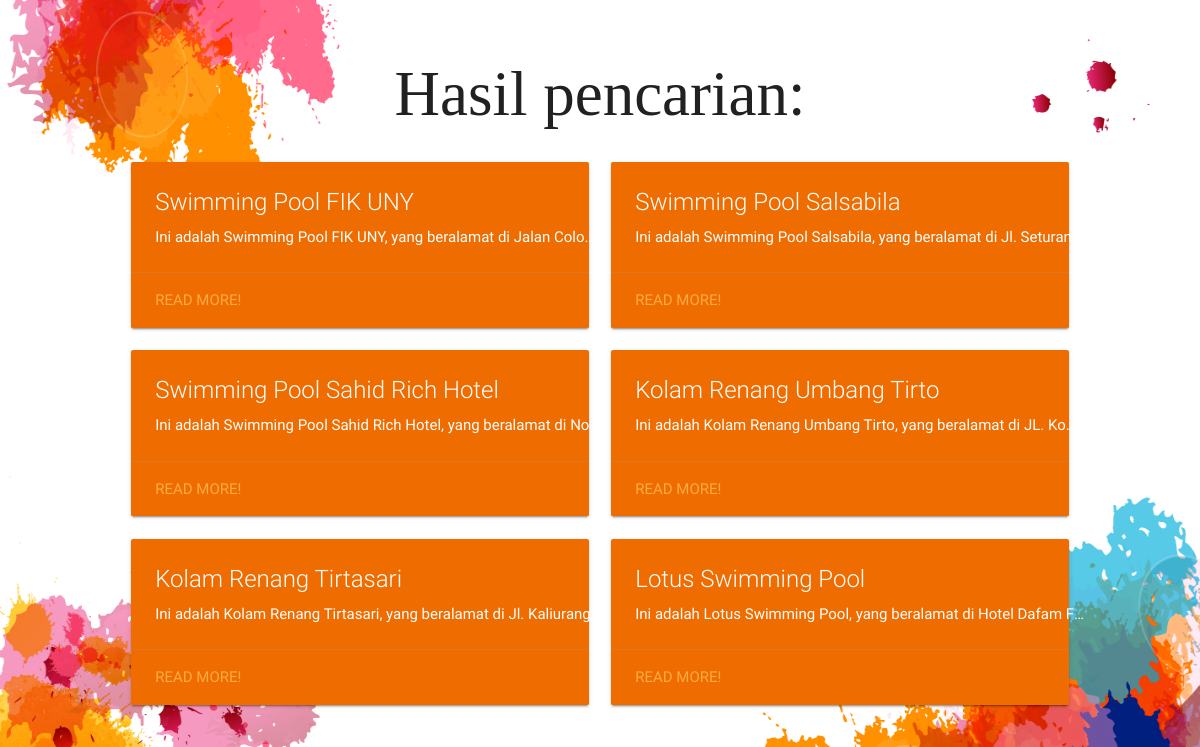
Screenshot of /swim with the database file from the repository.
### olahfisik/models.py (models this page shows, shortened)
class Venue(models.Model):
    name = models.CharField(max_length=32)
    address = models.CharField(max_length=265, null=True)
    telephone = models.CharField(max_length=16, null=True)
    open = models.TimeField(null=True, blank=True)
    close = models.TimeField(null=True, blank=True)
    busy = models.TimeField(null=True, blank=True)
    longitude = models.FloatField()
    latitude = models.FloatField()
    rating = models.CharField(max_length=16, null=True)
    type = models.CharField(choices = TYPE_CHOICES, max_length = 2)

### olahfisik/views.py (the view)
# urls.py: url(r'^swim', views.ren_view, name='ren'),
def ren_view(request):
    venues = Venue.objects.filter(type=4)
    return render(request, 'olahfisik/ren.html', {'venues' : venues})

### olahfisik/templates/olahfisik/ren.html (shortened to what this page needs)
{% load staticfiles %}
<!DOCTYPE html>
<html>
    <head>
				<link type="text/css" rel="stylesheet" href="{% static "css/materialize.css" %}">
				<link type="text/css" rel="stylesheet" href="{% static "css/materialize.min.css" %}">
        <link type="text/css" rel="stylesheet" href="{% static "css/result.css" %}">
    </head>
    <body>
        <div>
            <h1>Hasil pencarian:</h1>
        </div>
				<div class="row">
					{% for venue in venues %}
							<div class="col s12 m6">
								<div class="card orange darken-3">
									<div class="card-content white-text">
										<span class="card-title">{{venue.name}}</span>
										<p style="width: 450px; white-space: nowrap; overflow: hidden; text-overflow: ellipsis">Ini adalah {{venue.name}}, yang beralamat di {{venue.address}}.</p>
									</div>
									<div class="card-action">
										<a href="{% url 'details' venue.id%}">Read More!</a>
									</div>
								</div>
							</div>
					{% endfor %}
				</div>
    </body>
</html>

### olahfisik/static/css/result.css (style rules this page uses)
body { background-image: url("../images/index-01.png"); background-size: 100% 100%; background-repeat: no-repeat; background-attachment: fixed; background-position: center; margin-left: 10%; margin-right: 10%; margin-bottom: 5%; margin-top: 5%; }
h1 { font-family: "Bebas Neue"; text-align: center; }

### rows the page displays
Venue: name "Swimming Pool FIK UNY", address "Jalan Colo…"
Venue: name "Swimming Pool Salsabila", address "Jl. Seturan…"
Venue: name "Swimming Pool Sahid Rich Hotel", address "No.…"
Venue: name "Kolam Renang Umbang Tirto", address "JL. Ko…"
Venue: name "Kolam Renang Tirtasari", address "Jl. Kaliurang…"
Venue: name "Lotus Swimming Pool", address "Hotel Dafam F…"
